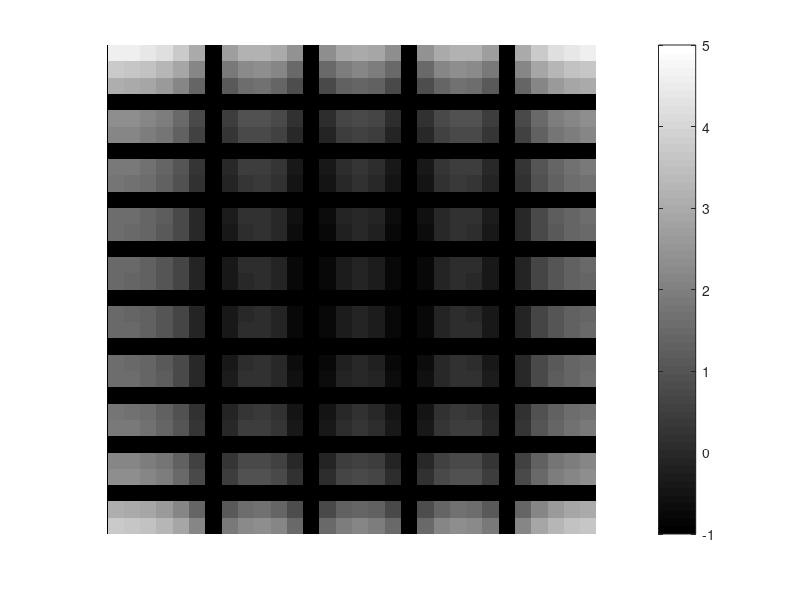

The MATLAB source for this figure:
clc
f=zeros(30,30);
f(5:24,13:17)=1;
imshow(f,'InitialMagnification','fit')
F=fft2(f);
F2=log(abs(F));
imshow(F2,[-1 5],'InitialMagnification','fit')
colormap(jet);colorbar